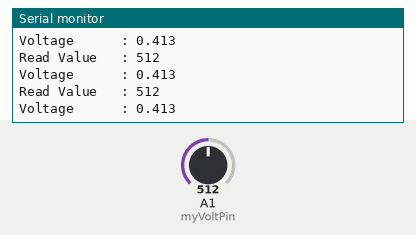
Simulated run of this sketch. Board: Arduino Uno, built with avr-gcc and run on an emulated ATmega328P. Parts: the last lines printed to the serial monitor. The inputs (shaded band) are chosen by the test bench; at power-on: A1 (myVoltPin) = 512.

Above: at 1.2 s.
1.3 s: A1 (myVoltPin) set to 108
At 1.7 s:
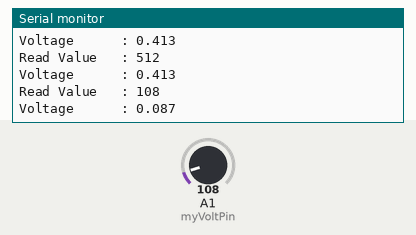
4.3 s: A1 (myVoltPin) set to 94
At 4.46 s:
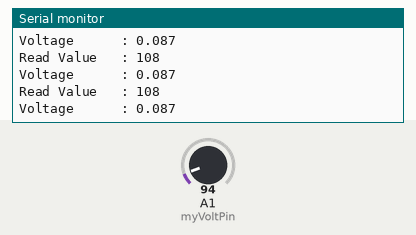
Timing chart, 0 to 7.3 s (numbered marks = the images above; inputs shaded):
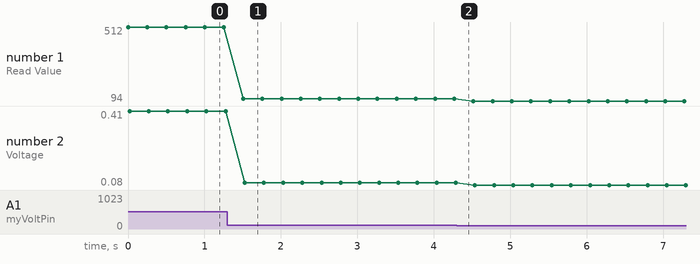

Measured:
- after the input at 1.3 s, the serial monitor: prints a new line after 0.21 s (image 1)
- plotted number 1: 512 → 108 after the input at 1.3 s, 108 → 94 after the input at 4.3 s
- plotted number 2: 0.41 → 0.09 after the input at 1.3 s, 0.09 → 0.08 after the input at 4.3 s

The sketch:

Potentiometer_V2.ino
```cpp
int myVoltPin = 15;       // ADC pin
int readVal;              // Raw ADC reading
float V2;                 // Converted voltage
int delayT = 250;         // Delay in milliseconds

void setup() {
  Serial.begin(9600);     // Start serial communication
}

void loop() {
  readVal = analogRead(myVoltPin);             // Read analog value (0–4095)
  V2 = (3.3 / 4095.0) * readVal;               // Convert to voltage

  Serial.print("Read Value   : ");
  Serial.println(readVal);

  Serial.print("Voltage      : ");
  Serial.println(V2, 3);  // Print with 3 decimal places

  Serial.println();       // Blank line for readability
  delay(delayT);          // Wait before next reading
}
```
